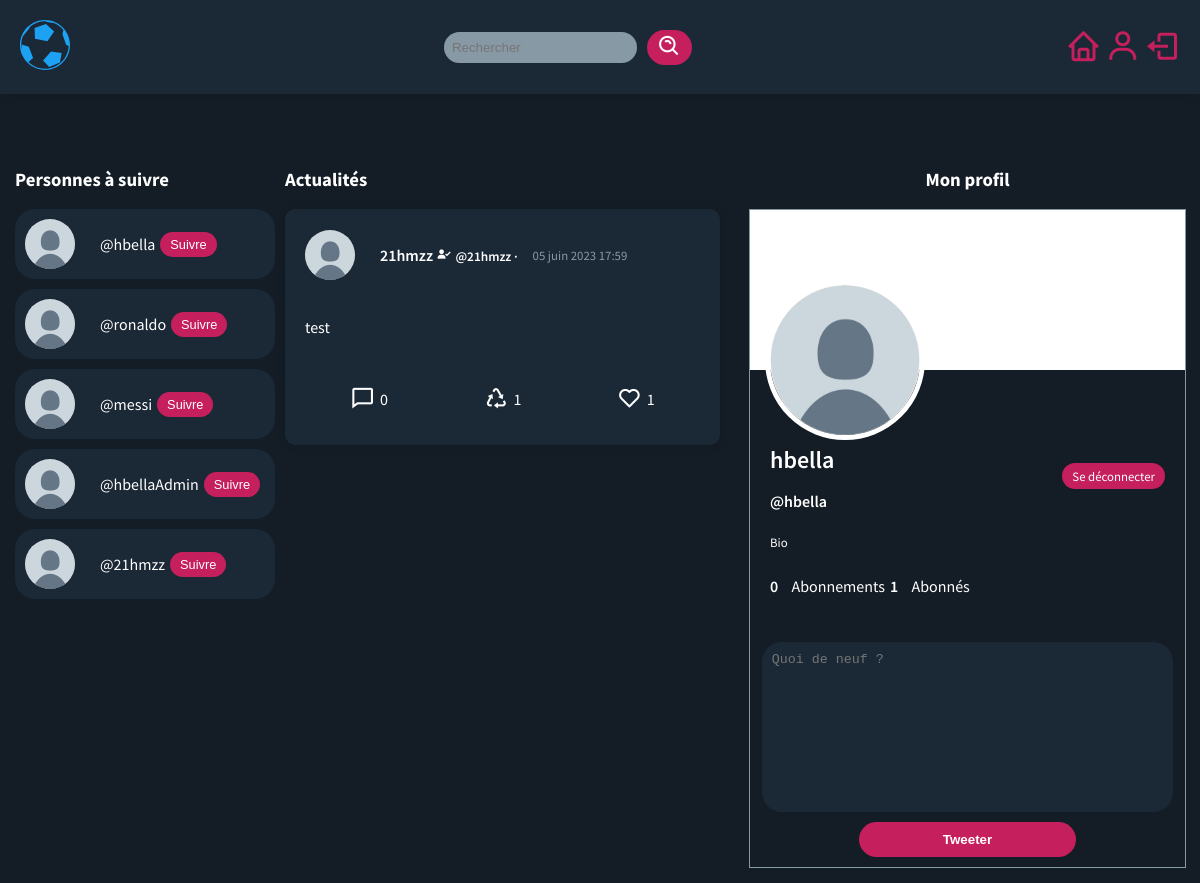
The app's page / (signed in) with its own data.
### erttiwtFront/models.py (models this page shows, shortened)
class Twitt(models.Model):
    idTwitt = models.AutoField(primary_key=True)
    twitt = models.TextField(max_length=280,verbose_name="Quoi de neuf ?", help_text="280 caractères maximum")
    date = models.DateTimeField(auto_now_add=True)
    user = models.CharField(max_length=50)
    likes = models.IntegerField(default=0)
    retwitts = models.IntegerField(default=0)

### erttiwtFront/views.py (the view)
# urls.py: path('', views.index),
def index(request):
    Twitts =  Twitt.objects.all()
    all_users = User.objects.exclude(username=request.user.id)
    for user in all_users:
        if userProfilPictures.objects.filter(user=user.id).exists():
            user.picture = userProfilPictures.objects.get(user=user.id).profilPicture
        if Abonnements.objects.filter(user=request.user.id,abonnement=user.id).exists():
            user.follow = True
        else:
            user.follow = False
    page = request.GET.get('page', 1)
    paginator = Paginator(all_users, 5)
    all_users = paginator.get_page(page)
    paginator = Paginator(Twitts, 5)
    current_user = request.user.id
    if userProfilPictures.objects.filter(user=current_user).exists():
        current_picture = userProfilPictures.objects.get(user=current_user)
    else:
        current_picture =  "none"
    user_follow = Abonnements.objects.filter(user=current_user)
    user_follower = Abonnements.objects.filter(abonnement=current_user)
    try:
        Twitts = paginator.page(page)
    except PageNotAnInteger:
        Twitts = paginator.page(1)
    except EmptyPage:
        Twitts = paginator.page(paginator.num_pages)
    twittForm = TwittForm()
    for twitt in Twitts:
        twitt.commentaires = Commentaire.objects.filter(twitt=twitt.idTwitt)
        if userProfilPictures.objects.filter(user=twitt.user).exists():
            twitt.picture = userProfilPictures.objects.get(user=twitt.user).profilPicture
        if TweetLike.objects.filter(user=request.user,tweet=twitt).exists():
            twitt.likeParUser = True
        if TweetRetweet.objects.filter(user=request.user,tweet=twitt).exists():
            twitt.retweetParUser = True
        twitt.user = User.objects.get(id=twitt.user).username
    return render(request, 'erttiwtFront/index.html', {'Tweets': Twitts, 'users': all_users,'twittForm':twittForm,'current_user':current_user,'user_follow':user_follow,'user_follower':user_follower,'current_picture':current_picture})

### erttiwtBack/forms.py
class TwittForm(ModelForm):
    class Meta:
        model = Twitt
        fields = ['twitt']
        widgets = {
            'twitt': Textarea(attrs={'placeholder':'Quoi de neuf ?'}),
        }

### erttiwtFront/templates/erttiwtFront/index.html (shortened to what this page needs)
{% extends 'erttiwtFront/base.html' %} {% load static %}  {% block content %}
<div class="header_info"></div>
<div class="content">
  <div class="toFollow">
    <h3>Personnes à suivre</h3>
    {% for user in users %}
    {% if user.follow == False %}
    <div class="toFollow_user">
      {% if user.picture %}
      <img src="{% get_media_prefix %}{{ user.picture }}" alt="image de profil" class="profil_image" />
      {% else %}
      <img src="{% static 'erttiwtFront/img/defaut.jpg' %}" alt="image de profil" class="profil_image" />
      {% endif %}
      <a href="profil/{{user.username}}" class="tweet_author" style="color:white">@{{ user.username }}</a>
      <a href="follow/{{user.id}}">
        <button class="follow">Suivre</button>
      </a>
    </div>
    {% endif %}
    {% endfor %}
  </div>
  <div class="liste_tweet">
    <h3>Actualités</h3>
    <div class="infinite-container">
      {% for Tweet in Tweets %}
      <div class="infinite-item">
        <div class="tweet">
          <div class="tweet_header">
            <div style="display: flex; gap: 5px; align-items: center">
              {% if Tweet.picture %}
              <img src="{% get_media_prefix %}{{ Tweet.picture }}" alt="image de profil" class="profil_image" />
              {% else %}
              <img src="{% static 'erttiwtFront/img/defaut.jpg' %}" alt="image de profil" class="profil_image" />
              {% endif %}
              <p class="tweet_author">
                {{ Tweet.user }} <i class="bx bxs-user-check"></i>
                <small>@{{ Tweet.user }} ·</small>
              </p>
              <p class="tweet_date">{{ Tweet.date|date:'d F Y' }} {{ Tweet.date|time:'H:i' }}</p>
            </div>
            {% if user.is_authenticated %}
          </div>
          <div class="tweet_content">
            <p>{{ Tweet.twitt }}</p>
          </div>
          <div class="tweet_likes_retweets">
            <div>
              <i class="bx bx-comment bx-sm"></i>
              <p>{{ Tweet.commentaires|length }}</p>
            </div>
            <div id="{{ Tweet.idTwitt }}" class="retweet">
              {% if Tweet.retweetParUser == True %}
              <i class="bx bx-recycle bx-sm" style="color: green;"></i>
              {% else %}
              <i class="bx bx-recycle bx-sm"></i>
              {% endif %}
              <p>{{ Tweet.retwitts }}</p>
            </div>
            <div id="{{ Tweet.idTwitt }}" class="like">
              {% if Tweet.likeParUser == True %}
              <i class="bx bxs-heart bx-sm"></i>
              {% else %}
              <i class="bx bx-heart bx-sm"></i>
              {% endif %}
              <p>{{ Tweet.likes }}</p>
            </div>
          </div>
        </div>
      </div>
      {% endif %}
      {% endfor %}
    </div>
  </div>
  <div class="right_side">
    {% if user.is_authenticated %}
    <h3>Mon profil</h3>
    <div class="profil">
      <div class="profil_header">
        {% if current_picture.profilPicture %}
        <img src="{% get_media_prefix %}{{ current_picture }}" alt="image de profil" class="profil_image" />
        {% else %}
        <img src="{% static 'erttiwtFront/img/defaut.jpg' %}" alt="image de profil" class="profil_image" />
        {% endif %}
      </div>
      <div class="profile_content">
        <div class="nameprofil">
          <div>
            <p class="profil_name">{{ user.username }}</p>
            <p class="profil_username">@{{ user.username }}</p>
          </div>
          <div class="follow_button">
            <a href="{% url 'logout' %}">Se déconnecter</a>
          </div>
        </div>
        <p class="profil_bio">Bio</p>
        <div class="profil_follow">
          <p>
            <a href="" style="color: white;">
              <span class="profil_follow_number">
                {{ user_follow|length }}
              </span> Abonnements
            </a>
          </p>
          <p>
            <a href="" style="color: white;">
              <span class="profil_follow_number">
                {{ user_follower|length }}
              </span> Abonnés
            </a>
          </p>
        </div>
      </div>
      <div class="NouveauTweet">
        <form action="{% url 'newTwitt' %}" method="POST">
          {% csrf_token %} {% for field in twittForm %}{{ field }}{% endfor %}
          <button type="submit">Tweeter</button>
        </form>
      </div>
    {% endif %}
  </div>
  {% endblock %}

### erttiwtFront/static/erttiwtFront/css/base.css (style rules this page uses)
html,body { background-color: #141d26; color: #fff; font-family: 'Source Sans Pro', sans-serif; width: 100%; padding: 0; margin: 0; box-sizing: border-box; }
a { color: #c51f5d; text-decoration: none; }
.header_info { display: flex; flex-direction: column; align-items: center; justify-content: space-between; padding: 20px; }
.content { display: flex; flex-direction: row; width: 100%; }
.toFollow { width: 20%; padding: 15px }
.toFollow .profil_image { width: 50px; height: 50px; border-radius: 50%; overflow: hidden; margin-right: 20px; }
.toFollow .follow { background-color: #c51f5d; color: #fff; border: none; border-radius: 20px; padding: 5px 10px; font-size: 0.8rem; cursor: pointer; }
.liste_tweet { display: flex; flex-direction: column; padding: 15px; width: 40%; }
.tweet { background-color: #1b2836; border-radius: 10px; padding: 20px; margin-bottom: 20px; box-shadow: 0 0 10px rgba(0,0,0,0.2); }
.tweet .tweet_header { display: flex; align-items: center; justify-content: space-between; margin-bottom: 20px; }
.tweet .tweet_header .tweet_author { font-weight: 600; font-size: 1rem; margin-right: 10px; }
.tweet .tweet_header .tweet_date { font-size: 0.8rem; color: #8899a6; }
.tweet .profil_image { width: 50px; height: 50px; border-radius: 50%; overflow: hidden; margin-right: 20px; }
.tweet .tweet_content { display: flex; align-items: center; }
.tweet .tweet_likes_retweets { display: flex; align-items: center; justify-content: space-around; margin-top: 20px; gap: 5px; }
.tweet .tweet_likes_retweets div { display: flex; align-items: center; gap: 5px; }
.right_side { padding: 15px; display: flex; align-items: center; flex-direction: column; width: 40%; }
.right_side .profil .profil_image { width: 150px; height: 150px; border-radius: 50%; overflow: hidden; margin-right: 20px; position: relative; top: 70px; border: #fff solid 5px; margin-left: 15px; }
.profil { border: #8899a6 solid 1px; width: 100%; }
.profil .follow_button { background-color: #c51f5d; color: #fff; border: none; border-radius: 20px; padding: 5px 10px; font-size: 0.8rem; cursor: pointer; margin-left: 10px; margin-top: 10px; display: flex; flex-direction: row-reverse; }
.profil .follow_button a { color: #fff; }
.profil .profile_content { padding: 20px; display: flex; flex-direction: column; }
.nameprofil { display: flex; justify-content: space-between; align-items: center; margin-top: 10px; }
.profil_header { display: flex; align-items: center; margin-bottom: 20px; background-color: #fff; width: 100%; }
.profil .profil_name { font-size: 1.5rem; font-weight: 600; margin-bottom: 10px; }
.profil .profil_username { font-size: 1rem; font-weight: 600; margin-bottom: 10px; }
.profil .profil_bio { font-size: 0.8rem; margin-bottom: 10px; }
.profil .profil_follow { display: flex; align-items: center; margin-bottom: 10px; gap: 5px; }
.profil .profil_follow_number { font-size: 1rem; font-weight: 600; margin-right: 10px; }
.toFollow_user { display: flex; align-items: center; margin-bottom: 10px; gap: 5px; width: 100%; background-color: #1b2836; padding: 10px; border-radius: 20px; margin-top: 10px; }
.NouveauTweet form { display: flex; flex-direction: column; align-items: center; justify-content: center; width: 100%; }
.NouveauTweet form textarea { width: 90%; padding: 10px; margin-bottom: 10px; border-radius: 20px; border: none; background-color: #1b2836; color: #fff; resize: none; }
.NouveauTweet form button { width: 50%; padding: 10px; margin-bottom: 10px; border-radius: 20px; border: none; background-color: #c51f5d; color: #fff; font-weight: 600; cursor: pointer; }

### records on screen
Twitt: user "21hmzz", date "05 juin 2023", date "17:59", twitt "test", commentaires|length "0", retwitts "1", likes "1"

### other values on screen
{{ user.username }} "hbella"
{{ user.username }} "ronaldo"
{{ user.username }} "messi"
{{ user.username }} "hbellaAdmin"
{{ user.username }} "21hmzz"
{{ user_follow|length }} "0"
{{ user_follower|length }} "1"
